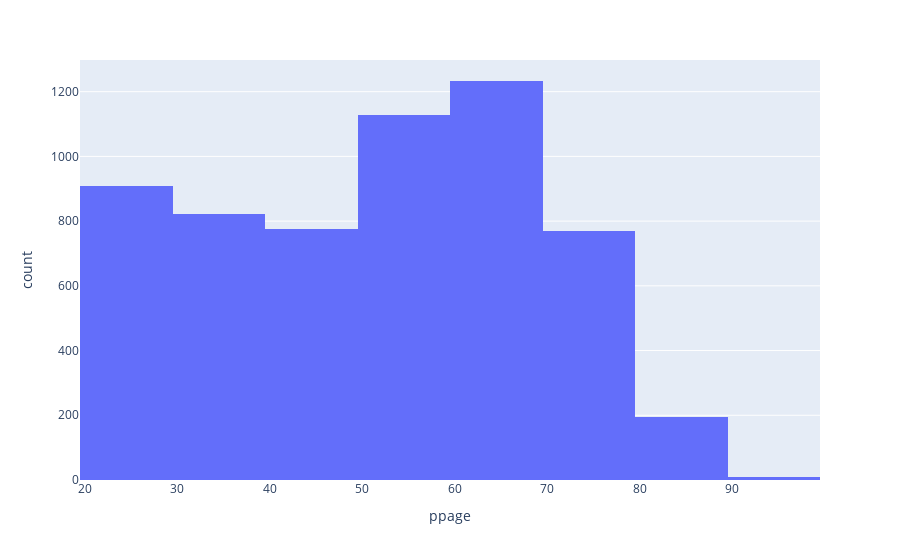

The notebook cell saved with this chart:
### Code cell
fig = px.histogram(dados, x='ppage', nbins=10)

fig.show()

### Figure 1 — Plotly figure (JSON) as saved in the notebook; plotly's stock layout.template omitted (floating-point values rounded to 4 significant figures; data arrays with more than 128 entries replaced by an {"elided": "..."} marker saying what was removed)
{"data": [{"alignmentgroup": "True", "bingroup": "x", "hovertemplate": "ppage=%{x}<br>count=%{y}<extra></extra>", "legendgroup": "", "marker": {"color": "#636efa", "pattern": {"shape": ""}}, "name": "", "nbinsx": 10, "offsetgroup": "", "orientation": "v", "showlegend": false, "type": "histogram", "x": {"elided": "5836 int values"}, "xaxis": "x", "yaxis": "y"}], "layout": {"autosize": true, "barmode": "relative", "legend": {"tracegroupgap": 0}, "margin": {"t": 60}, "xaxis": {"anchor": "y", "autorange": true, "domain": [0, 1], "range": [19.5, 99.5], "title": {"text": "ppage"}, "type": "linear"}, "yaxis": {"anchor": "x", "autorange": true, "domain": [0, 1], "range": [0, 1298.0], "title": {"text": "count"}}}}
